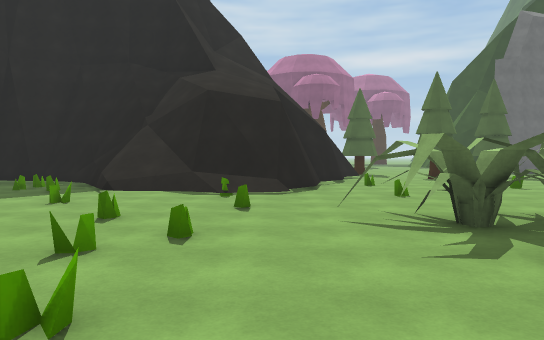
view 1 (above)

24 first-person views from a walk through a 3-D level made in the Unity game engine. The camera is 1.5 m above the floor, tilts 2° down and sees 70° across. The floor is counted in squares, 2 m on a side. Each view is taken from the middle of a square. On the plan, view 1 faces up. The plan holds only what a view shows up to about 12 squares ahead; the rest is blank. The place goes on beyond the plan. Some animated figures are not drawn. Surface patterns are stand-ins for the level's own textures.

view 2
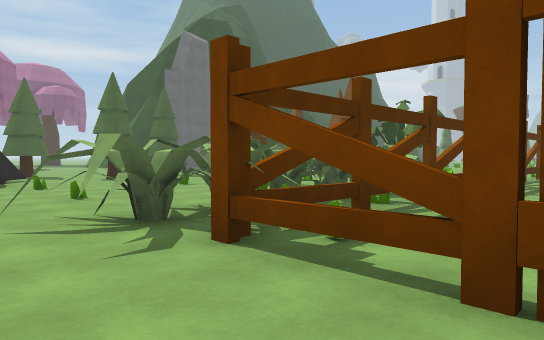

view 3
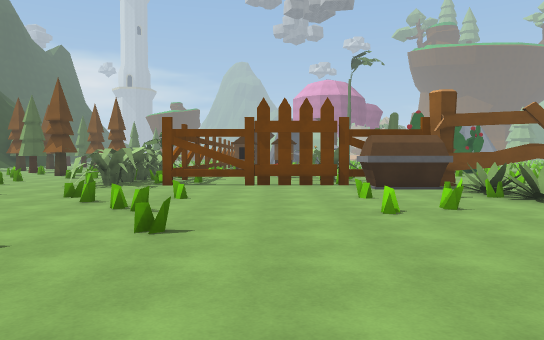

view 4
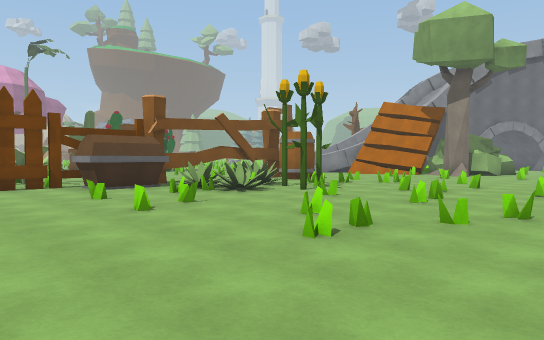

view 5
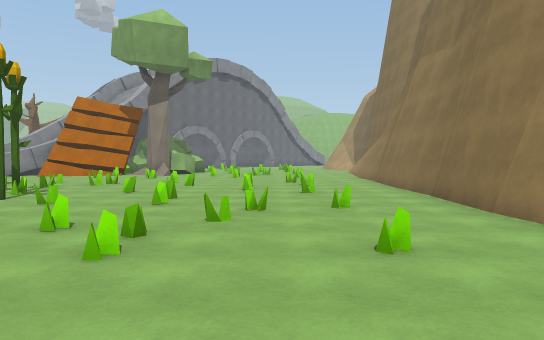

view 6
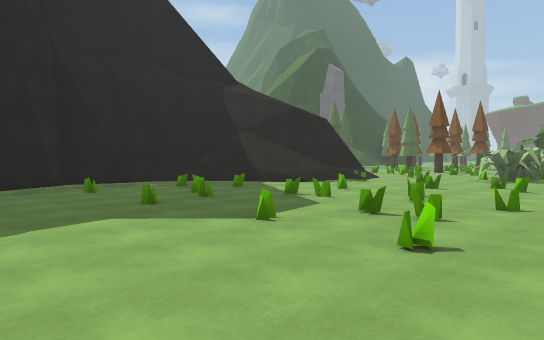

view 7
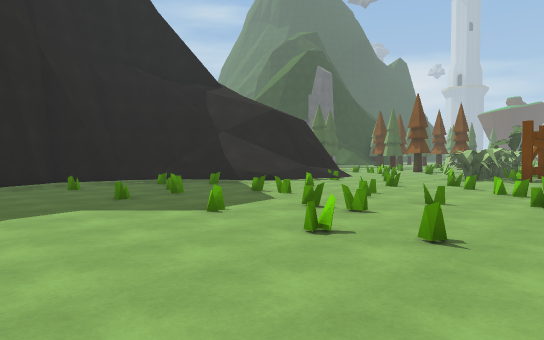

view 8
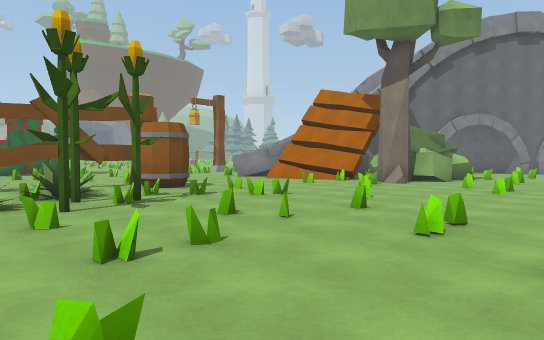

view 9
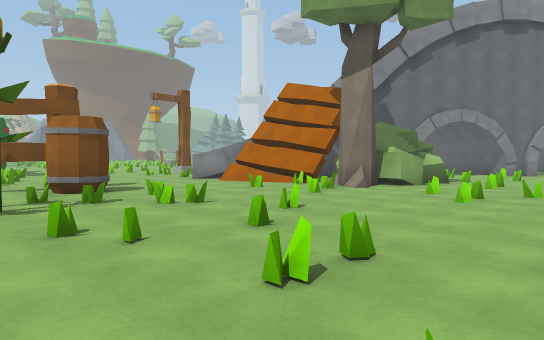

view 10
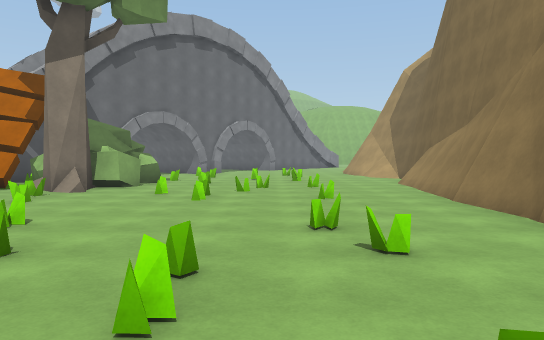

view 11
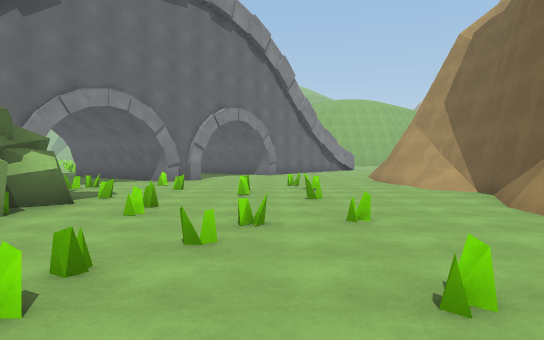

view 12
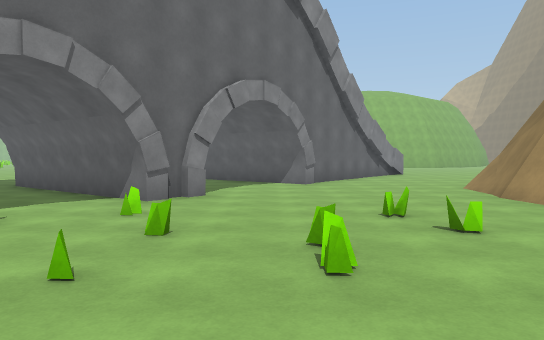

view 13
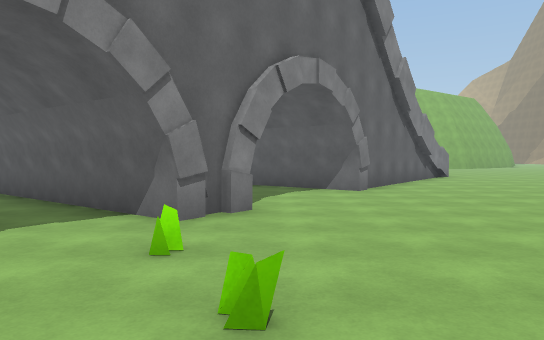

view 14
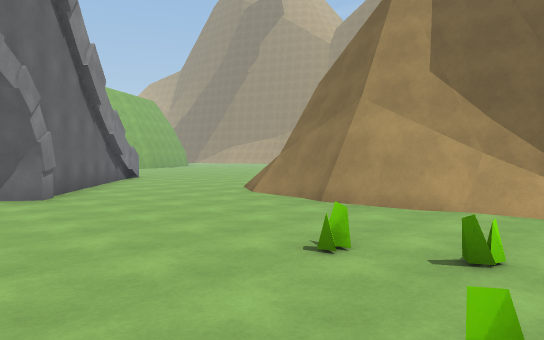

view 15
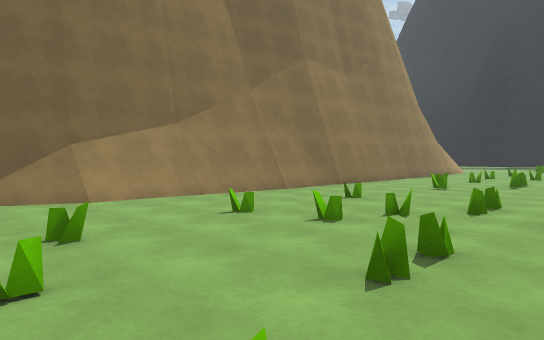

view 16
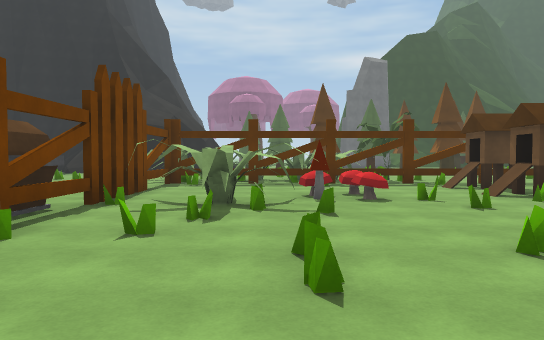

view 17
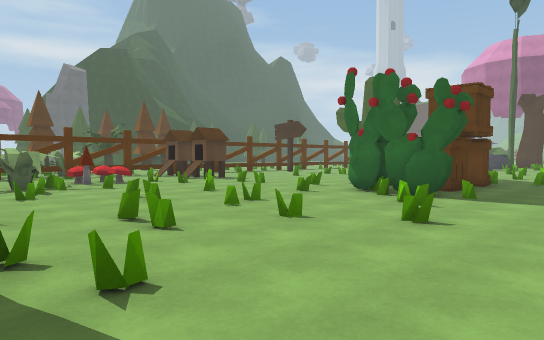

view 18
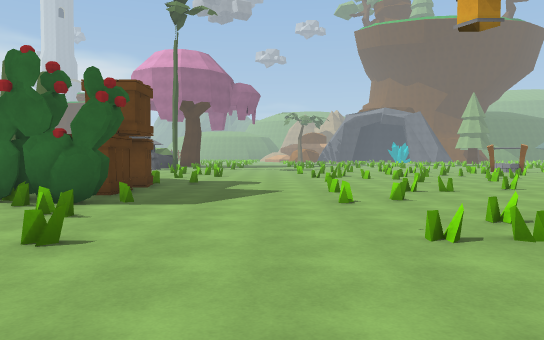

view 19
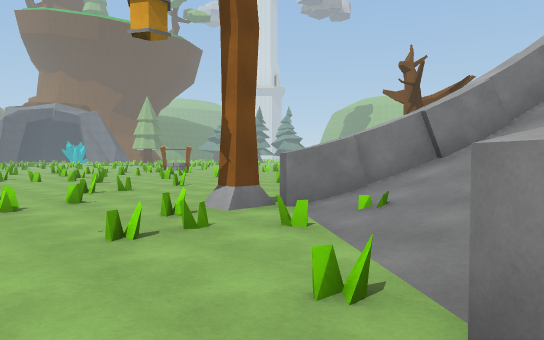

view 20
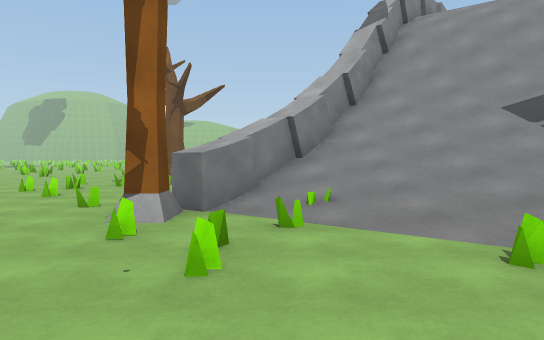

view 21
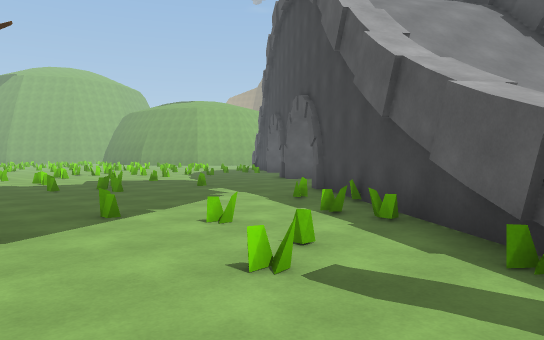

view 22
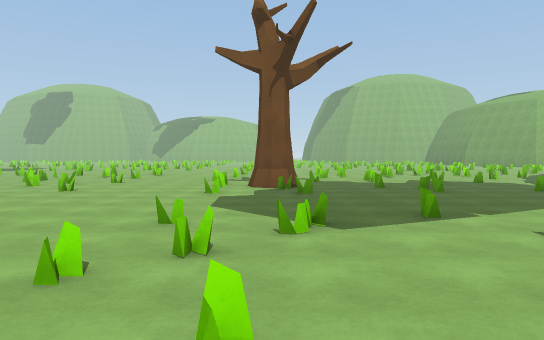

view 23
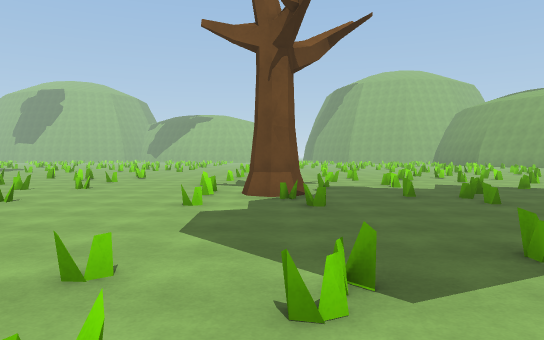

view 24
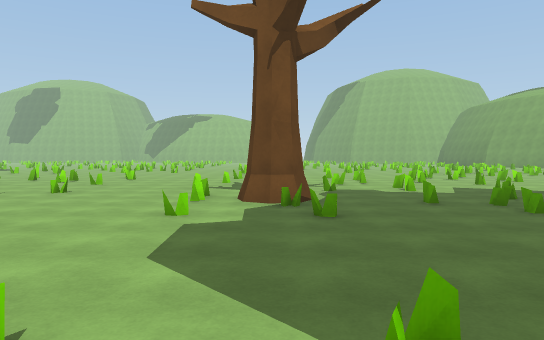

### Floor plan
Key: @ floor where view 1 was taken; # wall or solid block; x gap in a wall; . floor; / step, stairs or slope; = window, fence, low wall or low ledge; ^ raised ledge; P plant; F fence; C chest; T thing the floor can be seen under or through; B barrel; R tree; A cactus; E crate; S streetlight; O other object.
Columns run from 11 left of view 1 to 15 right of it. Each row starts with its distance up from view 1.
 10   #...#==^  #=..
  9  ..=.===/####....=
  8  ....==.//##...=..O
  7  ..==.....//....
  6  .....=.=..=....
  5  ........=..###OOO
  4 ...=.=.=..=..#OOOO# P.
  3 .....==..=...#############
  2 ...=....=.=..==.. ......
  1 .......=.....#.......O.
  0 . .........@.F....O..O
 -1   ...........FOOOOO..O
 -2   .=.=..=.=.C#OOO..=.
 -3  #....=.....CT.O.=...=
 -4  #..=.....=.PT.=.....=.
 -5  #.=..=.=.P..T..=.=.....
 -6  #....=..PPP.T..=....=.A
 -7  #.=...=.P...T=..=...O
 -8  #...=....=..T.=....AEE E
 -9  #.=..=..=#xB#...=.=A.E.E..
-10  #.=...=..=...=..=.......=.
-11 ##.........................
-12 ##......=..................
-13 ##.=.=....=.........=.=....
-14 #.....=.R.=####/.=...=...=.
-15 #...=...OR##  ///=....=....
-16 #..=..=.O ##  ////.S..=....
-17 #.....=OO    ////##.=......
-18 #..=...=O   ////##...=.=...
-19 /....=... #/////=..=......=
-20 /..=..=...#////#x==...=....
-21 #..=...=...///##.....==..
-22 #.........  //#....=......
-23 #......##..  .............
-24 #......###.. ..............
-25 #......  ##......=..=.=....
-26 =.... ..  ##...=.==..R.....
-27 ...##/..    .....=...R=....
-28 ...#         ..==...= ...=.
-29 ..##         .....=.. .=...
-30 .##           =.=..=. ....=
-31  #           ....=.=. =....
-32              .= .= .. .....

Positions as (right, up) in squares from view 1, and headings:
1: (0, 0), facing up
2: (0, 0), facing up-right
3: (-8, 0), facing right
4: (-8, 1), facing down-right
5: (-7, 1), facing down
6: (-11, 1), facing up-right
7: (-11, 0), facing up-right
8: (-8, -4), facing down-right
9: (-8, -6), facing down-right
10: (-7, -6), facing down
11: (-7, -11), facing down
12: (-6, -16), facing down
13: (-5, -18), facing down
14: (-5, -19), facing down-left
15: (-4, -19), facing up-left
16: (5, -8), facing up
17: (2, -12), facing up-right
18: (3, -12), facing right
19: (3, -12), facing down-right
20: (6, -11), facing down
21: (10, -17), facing down-left
22: (10, -17), facing down
23: (10, -19), facing down
24: (10, -20), facing down
